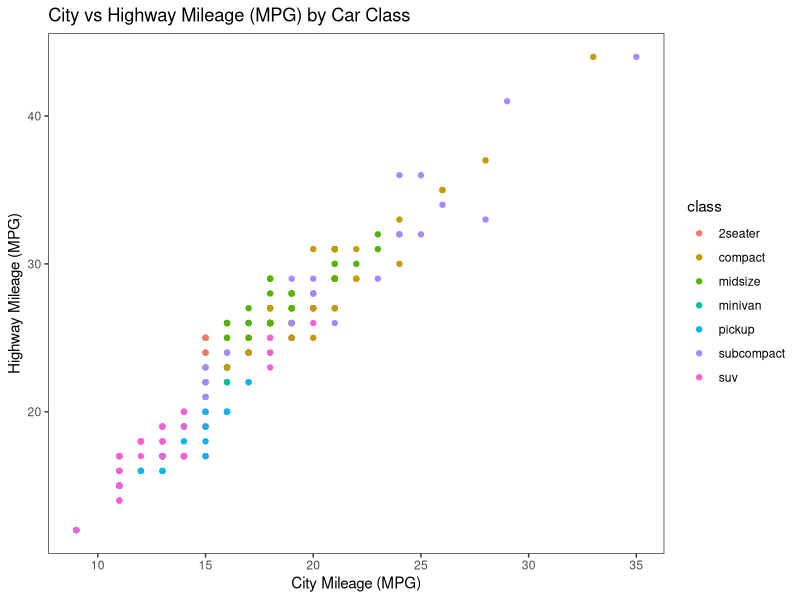
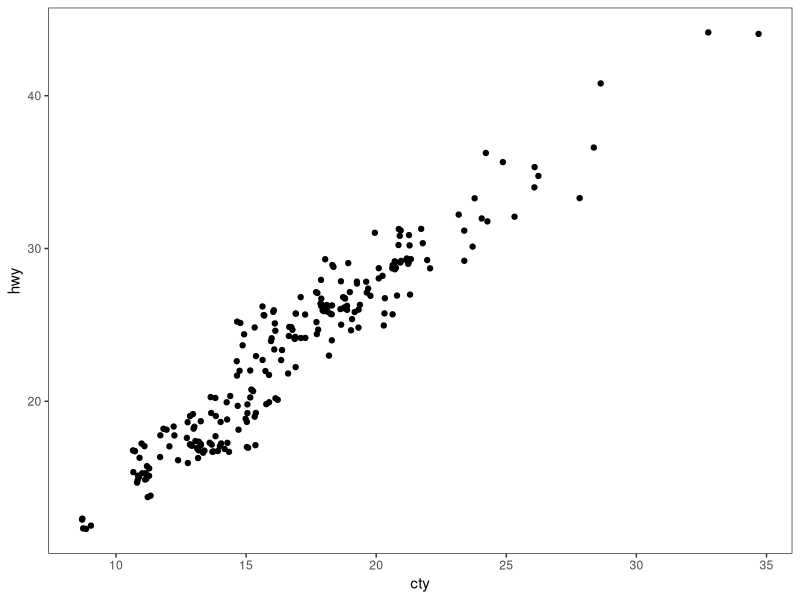
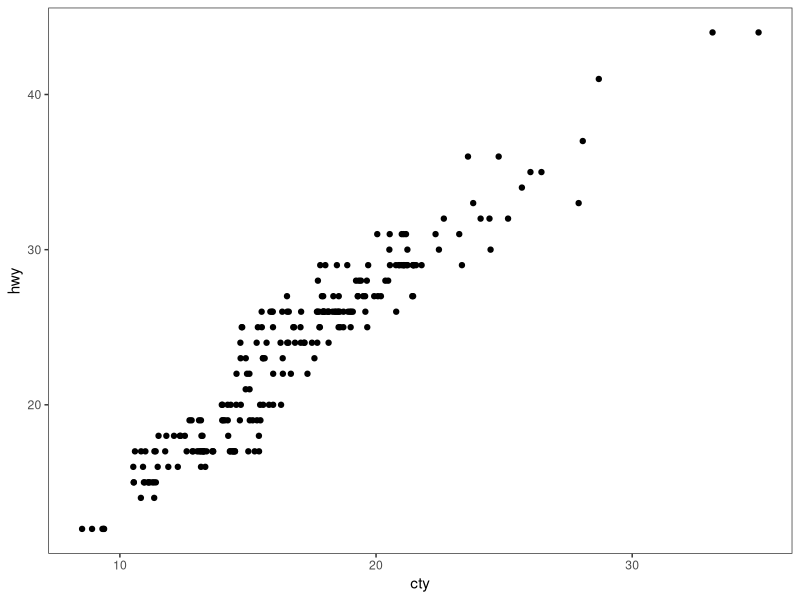
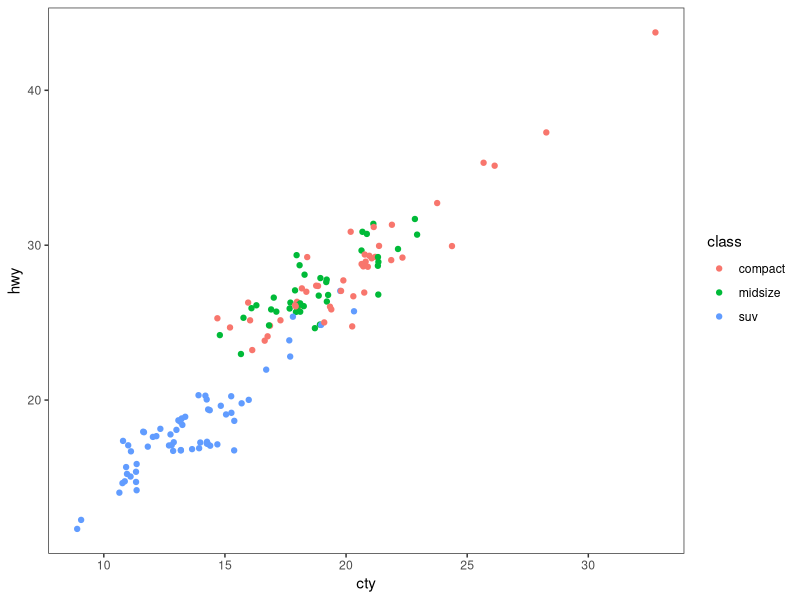
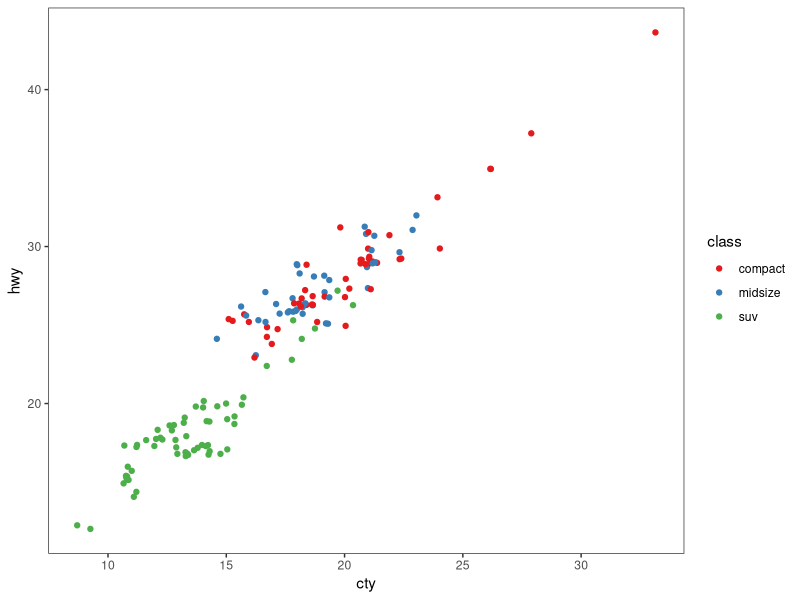
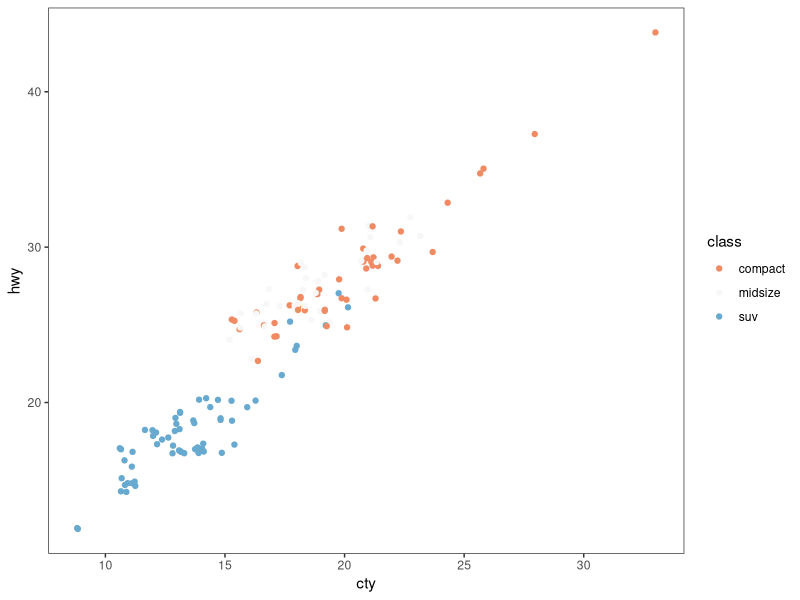
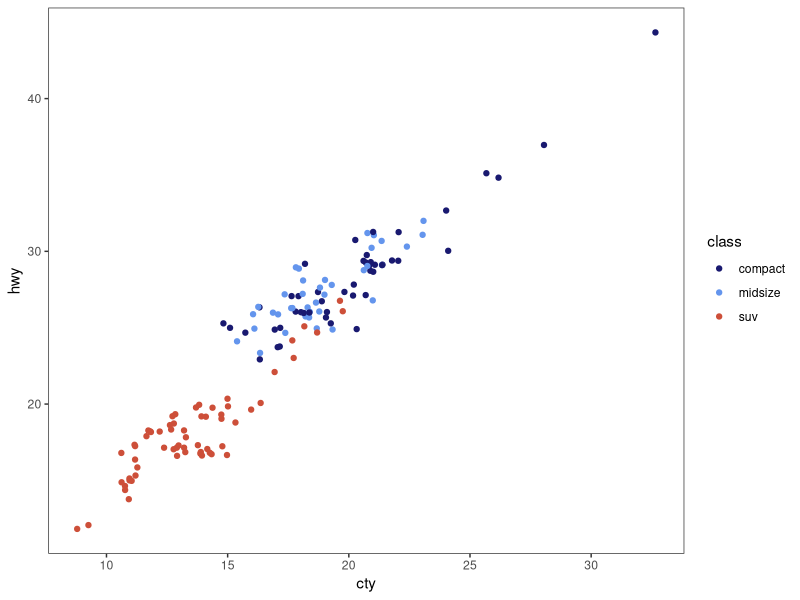
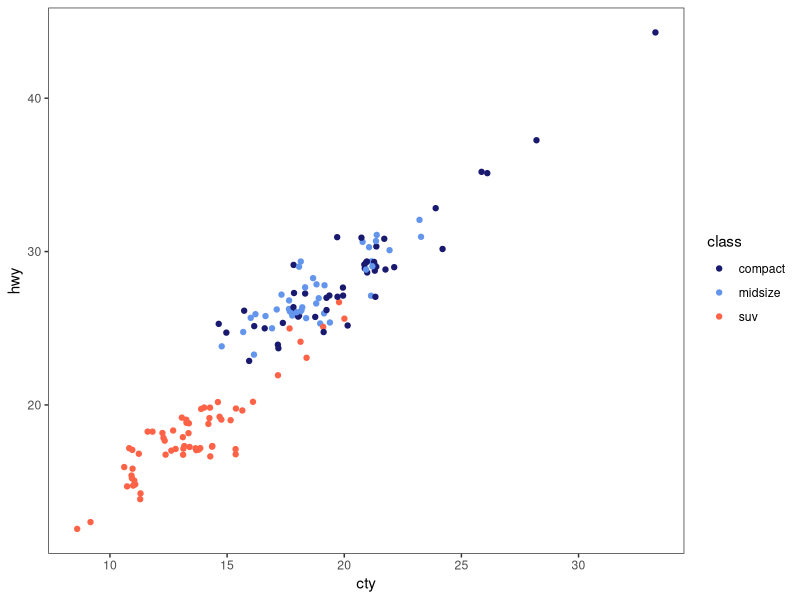

The R source for these figures, in order: (Note: this script raises an error after producing the figures.)
# ---------------------------------------------------------- #
#### MODULE 3: Plot even more data!                       ####               
# ---------------------------------------------------------- #

## OBJECTIVE:
# 1. To develop a "grammar of graphics".
# 2. To become comfortable using ggplot2 for exploratory data visualization.


# ---------------------------------------------------------- #
#### SET UP:                                              ####
# ---------------------------------------------------------- #
# REMINDER: In RStudio, open the Rproject for our course (UNCG_DataWrangling), 
# pull any changes from GitHub, and navigate to the branch you created for 
# yourself (just a single branch for the whole semester) in RStudio's Git tab.
# Open this week's assignment in this new branch to complete and submit on GitHub.
# Ideally, you'll commit your answers a bit at a time as you work through
# this assignment, rather than committing all at once at the end.

# Reminder of some helpful resources for graphing in R:
# ggplot Cookbook: http://www.cookbook-r.com/Graphs/
# Official ggplot2 Book: https://ggplot2-book.org/
# Themes in ggplot2: https://ggplot2-book.org/polishing.html#themes

# In ggplot2, aesthetic means “something you can see”. Each aesthetic is a
# mapping between a visual cue and a variable.
# Examples include:
# position (i.e., on the x and y axes)
# color (“outside” color)
# fill (“inside” color)
# shape (of points)
# line type
# size

# Each type of geometric object (geom) accepts only a subset of all aesthetics.
# Refer to the geom help pages to see what mappings each geom accepts. Aesthetic
# mappings are set with the aes() function.

# TASK: We will be using the ggplot2 package for graphing. Fortunately, ggplot2 
# is nested within the tidyverse package (along with many others).
# Start by writing code to load the tidyverse library.
# HINT: see the end of assignment #1 if you forgot how to load a package.


library(tidyverse)

# TASK: Write code below to set your theme to black and white and both your major
# AND minor gridlines to element_blank for all plots you'll be making today.
# HINT: Check back to last week's assignment section 1.9 for setting themes for
# all plots.

theme_set(theme_bw() + theme(panel.grid.major = element_blank(),
                             panel.grid.minor = element_blank()))

# ---------------------------------------------------------- #
#### 1.0 CORRELATION                                      ####
# ---------------------------------------------------------- #

# We learned how to make correlations last week, but it never hurts to get
# more practice! Let's start by using a data set built into ggplot2.
# The mpg dataset looks at the gas efficiency of different cars. Run the following
# code to load the data:
data(mpg, package = "ggplot2")

# TASK: Create a scatterplot (i.e., a dot plot) to relate city and highway mileage.
# Color the points by the class of car (class column) and label the x and y axis 
# to be more informative (City Mileage (MPG) vs Highway Mileage (MPG)).
# HINT: Refer back to last week's assignment or the ggplot help resources if you 
# forget how to make a scatterplot.

ggplot(mpg, aes(x = cty, y = hwy, color = class)) + 
  geom_point() +
  labs(x = "City Mileage (MPG)", y = "Highway Mileage (MPG)", title = "City vs Highway Mileage (MPG) by Car Class")

# Looks alright, but the graph may be hiding some information...
# QUESTION: How many data points are in the mpg dataframe?
##ANSWER: There are 234 data points in the mog dataframe.

# QUESTION: Approximately how many dots are in the graph you just made? How does
# that compare to the number of observations in the dataframe?
##ANSWER: There are 78 dots in the graph, this is less than the 234 observations in the dataset. 

# Try another correlation-focused geom that addresses this problem by running
# the following code:
ggplot(data=mpg, aes(x=cty, y=hwy)) + 
  geom_jitter()


# QUESTION: What happened when you created the plot with geom_jitter?
##ANSWER: It changes to a similar scatterplot, but without graphing cars by class and color and with all of the datapoints included. 

# QUESTION: Run the code to create a plot using geom_jitter a second time. Then run it
# again and again. What happens each time? Why is this happening?
##ANSWER: Each time i run the code, the datapoints shift slightly. This is because geom_jitter shifts individual points slightly so that all individual points are visible even those that have the same value. 

# TASK: The default in geom_jitter is to jitter (or slightly move) the points away
# from each other in both the x and y directions. Check the help file for geom_jitter
# and write code below to make a graph where you jitter points in only the x-dimension
# by 0.5.

ggplot(data=mpg, aes(x=cty, y=hwy)) + 
  geom_jitter(width = 0.5, height = 0)


# ---------------------------------------------------------- #
#### 1.1 DETOUR! COLORS, COLORS, COLORS                   ####
# ---------------------------------------------------------- #

# Our world is so colorful, and our graphs can be too! But we want to be mindful
# of our color choices to not only be beautiful, but also informative and accessible.

# TASK: Create a new dataframe that filters our mpg data down to only information
# for car classes compact, midsize, and suv using an %in% statement. Name your 
# new dataframe mpgSubset.
# HINT: Refer back to the Transform assignment if you want help with %in% (or 
# try googling!)

mpgSubset <- mpg %>% filter(class %in% c("compact", "midsize", "suv"))

# ggplot has lots of nice (and some not so nice) built-in color palettes that we 
# can use to fill our bars with color. Try running the following code:
ggplot(data=mpgSubset, aes(x=cty, y=hwy, color=class)) +
  geom_jitter()

# The code above supplies us with ggplot's default color palette, which I find not
# so pleasing. Let's try to change this!

# We can add a statement specifying the scale of colors we would prefer. One way
# to do this is to use other pre-set palettes from ggplot. Run the code below to 
# ask ggplot to use the color brewer's palette called Set 1.
ggplot(data=mpgSubset, aes(x=cty, y=hwy, color=class)) +
  geom_jitter() +
  scale_color_brewer(palette="Set1")

# Alternatively, we could use the "RdBu" palette:
ggplot(data=mpgSubset, aes(x=cty, y=hwy, color=class)) +
  geom_jitter() +
  scale_color_brewer(palette="RdBu")

# QUESTION: Investigate the color brewer's range of palettes at this website: 
# https://r-graph-gallery.com/38-rcolorbrewers-palettes.html
# What do you notice about the colors chosen from each of the palettes that we
# used above? (i.e., does it use the first three colors in the palette? The last
# three? Some other combination?)
##ANSWER: For the "Set1" color palette, it uses the first 3 colors. For the "RdBu" color palette, it uses a combination of colors in the "middle" of the palette, one on the red side (light orange), one white, and one on the blue side (light blue).

# We could also pick out EXACTLY which colors we want for our figure. 
# There are 4 main ways to specify colors in R:
### by name
### by number
### by Hex code
### with the rgb() function

# By Name: R allows you to call more than 600 colors by name! Run the following
# code to see a list:
colors()

# We can put in the colors we chose for each variable by adding the 
# scale_color_manual() function to our plot. Try it out by running the following
# code:
ggplot(data=mpgSubset, aes(x=cty, y=hwy, color=class)) +
  geom_jitter() +
  scale_color_manual(values=c('midnightblue', 'cornflowerblue', 'tomato3'))


# You can also chose colors by number, which are assigned in R.

# TASK: Copy and paste the code to make our scatterplot and replace the color names
# with three numbers of your choice (between 1 and 657). How does your new figure look?
# HINT: remember to remove the quotation marks when calling numbers.


# QUESTION: How do you think you could figure out which color name belongs to
# each color number?
# HINT: Try creating a dataframe from color() by passing it into the
# as.data.frame() function.


# You can also chose colors by Hex code. A Hex color code is a 6-symbol code made
# of up to three 2-symbol elements (6 symbols in length all together). Each of 
# the 2-symbol elements represents a color value in the Red-Green-Blue (RGB) color
# scale from 0 to 255. Hex codes are written with a # in front of them. Let's try
# out calling our colors using hex code.
ggplot(data=mpgSubset, aes(x=cty, y=hwy, color=class)) +
  geom_jitter() +
  scale_color_manual(values=c('#191970', '#6495ED', '#FF6347'))

# There are two great things about hex codes. First, you can call ANY color you 
# want with a hex code. That is, you're not limited to the 657 colors that are
# in ggplot. By specifying the color by hex code, you can pick literally anything!

# TASK: Google the search term "color picker". This should bring up google's color
# picker (in addition to a billion other color picking websites). Use this color
# picker to generate the hex codes for three new colors of your choice. Then copy
# and paste the above code, replacing the hex codes with your color choices.
ggplot(data=mpgSubset, aes(x=cty, y=hwy, color=class)) +
  geom_jitter() +
  scale_color_manual(values=c('#f274ab', '#c4a2f5', '#a2c0f5'))

# The second great thing about hex codes is that you can control the transparency
# of your colors. Transparency is set in a hex code by adding two extra symbols
# to the end, which together make up the "alpha" element. Adding 00 to the end 
# of your hex code will make your color completely transparent, while adding FF 
# to the end will make it completely opaque. Any number/letters in-between will 
# result in partial transparency. You can find a complete list of transparencies
# between 0-100% here: https://gist.github.com/lopspower/03fb1cc0ac9f32ef38f4

# TASK: Try out transparency by copying and pasting your graph code below and
# adding the alpha element to the end of each of your hex codes to make your
# first color 0% transparent, your second color 50% transparent, and your third
# color 100% transparent.

ggplot(data=mpgSubset, aes(x=cty, y=hwy, color=class)) +
  geom_jitter() +
  scale_color_manual(values=c('#f274abFF', '#c4a2f580', '#a2c0f500'))

# QUESTION: What happened to the point that you set to 100% transparent?
##ANSWER: The points are not visible on the graph. 

# Finally, we can set our colors using the rgb() function. This operates very
# similarly to the hex code, where you can pick exactly the color and transparency
# you want. Try it out by running the following code:
ggplot(data=mpgSubset, aes(x=cty, y=hwy, color=class)) +
  geom_jitter() +
  scale_color_manual(values=c(rgb(.10, .10, .44, 1), rgb(.39, .58, .93, 1), rgb(1.0, .39, .28, 1)))

# TASK: Modify the above code to make all of your points 50% transparent.

ggplot(data=mpgSubset, aes(x=cty, y=hwy, color=class)) +
  geom_jitter() +
  scale_color_manual(values=c(rgb(.10, .10, .44, 0.5), rgb(.39, .58, .93, 0.5), rgb(1.0, .39, .28, 0.5)))

# There are so many inventive and artistic people in the world who have expanded
# the offerings for colors in ggplot. Check out some notable ones listed below
# when choosing colors for this assignment.
### Color-blind friendly palettes: https://github.com/JLSteenwyk/ggpubfigs
### Color palettes from vintage National Parks posters: https://github.com/katiejolly/nationalparkcolors
### Color palettes based on Wes Anderson movies: https://github.com/karthik/wesanderson
### Color palettes from famous Dutch paintings: https://github.com/EdwinTh/dutchmasters


# ---------------------------------------------------------- #
#### 1.2 DETOUR! LEGENDS                                  ####
# ---------------------------------------------------------- #

# When you specify colors in your ggplot code, R throws in a bonus legend for free!
# However, this legend is often not as clear or visually appealing as we might 
# prefer. But as with all geometric objects in ggplot, legends can be easily altered.

# Run the following code to create a scatter plot. Feel free to modify the colors
# as you prefer!
ggplot(data=mpgSubset, aes(x=cty, y=hwy, color=class)) +
  geom_jitter() +
  scale_color_manual(values=c('#f274ab', '#73faff', '#ffd663'))

# QUESTION: Where did ggplot get the legend title and values from?
##ANSWER: It got it from the names of the columns used for the aesthetic values. 

# We could change the title and values in our legend by altering the dataframe
# we are passing into ggplot. But that seems a bit drastic. Instead, we can 
# lean on the same code that specifies our color picks to alter the legend text.
# Try it out by running the following code:
ggplot(data=mpgSubset, aes(x=cty, y=hwy, color=class)) + 
  # Creates a plot from the mpgSubset dataset and assigns cit and hwy to 
  # the x and y values and class to color.
  geom_jitter() + 
  # Creates a scatterplot with the jitter function that adds variation to the
  # points, preventing overlap. 
  scale_color_manual(values=c('#FCBA03', '#380754', '#496916'),
                     # Assigns tolors to the classes of cars in the dataset. 
                     name='Class of Car', 
                     # Names the plot legend for class.
                     breaks=c('suv', 'midsize', 'compact'), 
                     # Picks the data values from the class column and
                     # determines their display order.
                     labels=c('SUV', 'Midsize', 'Compact'))
                    # Assigns labels to the classes in the legend. 
                    

# TASK: Label each line of the code above with what it is doing.
# HINT: Check the scale_color_manual help file or ggplot Cookbook for more info.


# IMPORTANT: It is important to pay attention to the order you provide ggplot with 
# your color choices and legend labels! Try running the following code:
ggplot(data=mpgSubset, aes(x=cty, y=hwy, color=class)) + 
  geom_jitter() + 
  scale_color_manual(values=c('#FCBA03', '#380754', '#496916'), 
                     name='Class of Car', 
                     breaks=c('suv', 'midsize', 'compact'), 
                     labels=c('Compact', 'SUV', 'Midsize')) 


# QUESTION: What is wrong with the code above? Why is it so important to be
# careful with the order you pass information into ggplot?
##ANSWER: The code above has a different order for the classes and their respective labels (ie. suv = Compact, midsoze = SUV, compact = Midsize in the legend). It's important to check the order of your code to make sure that it is labelled correctly.

# While changing the legend text and factor order takes place in the scale_color_manual
# step, moving the legend around on the graph page is part of the graph theme. We
# can try this out using the code below:
ggplot(data=mpgSubset, aes(x=cty, y=hwy, color=class)) + 
  geom_jitter() + 
  theme(legend.position='top')


# TASK: Modify the code above to have the legend display along the bottom of
# the figure.
ggplot(data=mpgSubset, aes(x=cty, y=hwy, color=class)) + 
  geom_jitter() + 
  theme(legend.position='bottom')

# We can also have the legend located within the area of the graph itself! We can 
# do this by specifying the coordinates for where the legend should go within the
# graph axes. First we set the legend position and then we set the anchoring 
# position by justifying the legend.
### bottom left: 0,0
### bottom right: 1,0
### top left: 0,1
### top right: 1,1

# Try it out by running the following code:
ggplot(data=mpgSubset, aes(x=cty, y=hwy, color=class)) + 
  geom_jitter() + 
  theme(legend.position=c(1,0), legend.justification=c(1,0))

# QUESTION: What happens if you don't include the code for legend justification
# above?
ggplot(data=mpgSubset, aes(x=cty, y=hwy, color=class)) + 
  geom_jitter()

##ANSWER: The legend appears on the right side of the graph, making the graph narrow and more difficult to interpret. 

# TASK: Copy and paste the code from above. Modify it to place the legend in the
# upper left part of the graph.

ggplot(data=mpgSubset, aes(x=cty, y=hwy, color=class)) + 
  geom_jitter() + 
  theme(legend.position=c(0,1), legend.justification=c(0,1))

# Finally, we might want to remove the legend altogether! We would do so by
# modifying the theme as well. 

# TASK: Check the ggplot cookbook to find the legends section. Read what it says 
# about removing the legend. Then copy and paste the graph code from above. Modify
# the code to remove the legend.

ggplot(data=mpgSubset, aes(x=cty, y=hwy, color=class)) + 
  geom_jitter() + 
  theme(legend.position = "none")


# ---------------------------------------------------------- #
#### 2.0 DEVIATION                                        ####
# ---------------------------------------------------------- #

# Used to compare variation in values between small number of items (or categories) 
# with respect to a fixed reference.

# Whether the graphical type is a deviation graph or a composition graph (or a 
# ranking graph) may depend on the underlying data structure.

# We used geom_bar() last week with factor data to create a bar graph. But
# geom_bar() is a bit tricky because it can make EITHER a bar graph or a histogram
# depending on the data you give it. The default of geom_bar() is to set stat to 
# count so if you give it just a continuous x value, it will make a histogram. Try
# it with the following code:
ggplot(data=mpg, aes(x=hwy)) + 
  geom_bar()

# In order to have the geom create bars and not a histogram, you must:
# 1) Set stat = identity
# 2) Provide both an x and a y inside the aes(), where x is either a character 
# or factor and y is numeric.

# TASK: Create a dataframe of summary statistics for the mpg data, calculating the
# mean, standard deviation, and standard error for highway mpg grouping by class.
# Name the resulting dataframe highwayMPG and your new variables hwy_mean, hwy_sd,
# and hwy_se.
# HINT: Look back at the Transform assignment if you forget how to summarize the
# data. Also recall, standard error = 1.96*standard deviation.

highwayMPG <- mpg %>% group_by(class) %>% 
  summarize(hwy_mean = mean(hwy), hwy_sd = sd(hwy), hwy_se = 1.96 * hwy_sd) %>% ungroup()

# TASK: Create a bar graph showing the average highway MPG on the y-axis and 
# car class on the x-axis. Fill the bars by class. Add in error bar caps that are 20%
# the width pf the bars.
# HINT: Don't forget to change stat from the default in your geom_bar() statement!

ggplot(highwayMPG, aes(x = class, y = hwy_mean, fill = class)) +
         geom_col() +
         geom_errorbar(aes(ymin = hwy_mean - hwy_se,
                           ymax = hwy_mean + hwy_se), width = 0.2) 

# ---------------------------------------------------------- #
#### 2.1 DETOUR! COLORS AND LEGENDS, AGAIN                ####
# ---------------------------------------------------------- #

# Recall that some geometric elements require fills instead of (or sometimes in
# addition to) colors.

# TASK: Create a bar graph with the mpg summary stats with the following parameters:
# (1) Black bar outline
# (2) Bars filled with the color brewer palette "Dark2" using the scale_fill_manual
#     statement
# (3) No legend
# (4) Informative x- and y-axis labels. 
# HINT: Carefully consider whether your color and/or fill should go within an aes() 
# statement, the scale_fill_manual or scale_color_manual statements, or neither.
# If in doubt, try a bunch of ways until it looks how we want it. And consult 
# your helpful ggplot resources on the web.

ggplot(highwayMPG, aes(x = class, y = hwy_mean, fill = class)) +
  geom_col(color = "black") + 
  scale_fill_brewer(palette="Dark2") +
  theme(legend.position = "none") +
  labs(x = "Car Class", y = "Average Highway MPG")

# ---------------------------------------------------------- #
#### 2.2 DETOUR! AXIS MODIFICATIONS                       ####
# ---------------------------------------------------------- #

# Run the following code, feeling free to modify colors as you prefer:
ggplot(data=highwayMPG, aes(x=class, y=hwy_mean, fill=class)) +
  geom_bar(stat='identity') 

# QUESTION: Where is ggplot getting the x-axis tick labels from?
##ANSWER: It is getting the x axis labels from the class column.

# Often our tick labels are not the best. We can modify them to be more informative
# or visually appealing by directly modifying the dataframe, but again this feels
# a bit extreme. Instead, we can directly modify the scale of the axis. For axes
# that deal with categories, we are setting the discrete scale. Try it out by
# running the following code:
ggplot(data=highwayMPG, aes(x=class, y=hwy_mean, fill=class)) +
  geom_bar(stat='identity') +
  scale_x_discrete(labels=c('sport', 'compact', 'midsize', 'minivan', 'pickup', 'subcompact', 'SUV'))

# We can also change the scale of the continuous axes, including how large they are
# and where the tick marks fall as follows:
ggplot(data=highwayMPG, aes(x=class, y=hwy_mean, fill=class)) +
  geom_bar(stat='identity') +
  scale_y_continuous(breaks=seq(0, 50, 10)) +
  coord_cartesian(ylim=c(0,50))

# QUESTION: Try running the code above without the coord_cartesian() statement. 
# What is surprising about the resulting graph? Based on this result, what do you
# think the coord_cartesian() statement does?
ggplot(data=highwayMPG, aes(x=class, y=hwy_mean, fill=class)) +
  geom_bar(stat='identity') +
  scale_y_continuous(breaks=seq(0, 50, 10)) 

##ANSWER: I think coord_cartesian() sets the visual range of the plot.

# We can also add a statement into the scale discrete or continuous statements
# to name our axes, rather than putting in a whole separate step of xlab() or ylab().
# Try it out with the following code:
ggplot(data=highwayMPG, aes(x=class, y=hwy_mean, fill=class)) +
  geom_bar(stat='identity') +
  scale_x_discrete(name='Class of Car') +
  scale_y_continuous(name='Mean Highway MPG')


# Finally, we can flip our axes easily in ggplot as follows:
ggplot(data=highwayMPG, aes(x=class, y=hwy_mean, fill=class)) +
  geom_bar(stat='identity') +
  coord_flip()


# TASK: Let's put it all together. Make a graph of the mpg summary stats with the
# following specifications:
# (1) color by class of car using a color scheme of your choice (not the default)
# (2) plot the class of car on the x-axis and the highway MPG on the y axis
# (3) include better names for the x- and y-axis titles
# (4) include better names for the car classes
# (5) set the scale of the highway mpg to run from 0 to 30 with breaks every 5 
# (6) flip your axes
# (7) remove the legend

ggplot(highwayMPG, aes(x = class, y = hwy_mean, fill = class)) +
  geom_bar(stat = 'identity') +
  scale_fill_brewer(palette = "Set3") +
  labs(x = "Car Class", y = "Average Highway MPG") +
  scale_x_discrete(labels=c('Sport', 'Compact', 'Midsize', 'Minivan', 'Pickup', 'Subcompact', 'SUV')) +
  scale_y_continuous(limits = c(0, 30), breaks = seq(0, 30, 5)) +
  coord_flip() +
  theme(legend.position = "none")


# ---------------------------------------------------------- #
#### 3.0 RANKING                                          ####
# ---------------------------------------------------------- #
# Used to compare the position or performance of multiple items with respect to 
# each other. Actual values matters somewhat less than the ranking.

# TASK: Create a dataframe of summary statistics for the mpg data, calculating the
# mean, standard deviation, and standard error for CITY mpg grouping by class.
# Name the resulting dataframe cityMPG and your new variables city_mean, city_sd,
# and city_se.
# HINT: Look back at the Transform assignment if you forget how to summarize the
# data. Also, standard error = 1.96*standard deviation.

cityMPG <- mpg %>% group_by(class) %>% 
  summarize(city_mean = mean(cty), city_sd = sd(cty), city_se = 1.96 * sd(cty)) %>% ungroup()
  
# Now we want to plot our data in order from smallest to largest city MPG to get
# a ranking. To do so, we need to use the reorder() function to rearrange the data
# going into our x-axis.
ggplot(cityMPG, aes(x=reorder(class, city_mean), y=city_mean)) + 
  geom_bar(stat="identity")

# TASK: Recreate the above ranking figure to include the following:
# (1) class of car on the x-axis with informative axis and tick labels
# (2) MPG ordered from highest to lowest (hint: try google if you're unsure)
# (3) bars with dary grey outlines and filled by class with your favorite color scheme
# (4) error bars with end caps 30% the width of the bars
# (5) y-axis from 0 to 30 with tick marks every 5
# (6) no legend.

ggplot(cityMPG, aes(x=reorder(class, -city_mean), y=city_mean, fill = class)) + 
  scale_y_continuous(limits = c(0, 30), breaks = seq(0, 30, 5)) +
  scale_x_discrete(labels=c('Subcompact', 'Compact', 'Midsize', 'Minivan', 'Sport', 'SUV', 'Pickup')) +
  geom_col(color = "darkgrey") +
  scale_fill_brewer(palette = "Set3") +
  geom_errorbar(aes(ymin = city_mean - city_se, ymax = city_mean + city_se), width = 0.3) +
  theme(legend.position = "none") +
  labs(x = "Car Class", y = "Average City MPG")

# ---------------------------------------------------------- #
#### 4.0 DISTRIBUTION                                     ####
# ---------------------------------------------------------- #
# When you have lots and lots of data points and want to study where and how the
# data points are distributed.

# Histograms can be accomplished with either geom_bar() or geom_histogram()
ggplot(mpg, aes(hwy)) + 
  geom_histogram()

# TASK: Recreate the graph above, but using geom_bar() instead
ggplot(mpg, aes(hwy)) +
  geom_bar()

# TASK: Try making a histogram with the categorical variable 'manufacturer'.
# What error message do you get?
ggplot(mpg, aes(manufacturer)) + 
  geom_histogram()
  #"Error in `geom_histogram()`: ! Problem while computing stat. ℹ Error occurred in the 1st layer.Caused by error in `setup_params()`: ! `stat_bin()` requires a continuous x aesthetic. ✖ the x aesthetic is discrete. ℹ Perhaps you want `stat="count"`?"


# QUESTION: What happens when you follow the advice of the error message and 
# make stat='count'?
ggplot(mpg, aes(manufacturer)) + 
  geom_histogram(stat="count")
#ANSWER: It succesfully made the histogram with the correct x axis. 

# TASK: Make a boxplot comparing the distribution of cty (city mileage) for
# each class of car.
# HINT: Look back to last week if you forget how to make a boxplot.
ggplot(mpg, aes(x = class, y = cty)) +
  geom_boxplot()

# We can also make a different type of distribution, a violin plot using the 
# geom_violin statement as follows:
ggplot(mpg, aes(x=class, y=cty)) + 
  geom_violin()

# QUESTION: What does a violin plot show? Check google if you're unsure.
#ANSWER: The violin plot shows the distributions of the numeric data using density curves (similar to a box plot, but with density curves).

# ---------------------------------------------------------- #
#### 5.0 COMPOSITION                                      ####
# ---------------------------------------------------------- #
# Bar charts and pie charts are classic ways of showing composition of a dataset.

# TASK: Let's get some data for this task by determining the number of cars from 
# each car manufacturer in our mpg dataframe. We can do this as follows:
manufacturerFreq <- mpg %>% 
  group_by(manufacturer) %>% 
  summarize(frequency=length(manufacturer)) %>% 
  ungroup()

# TASK: Make a bar graph of the number of cars (frequency) by manufacturer using
# the dataframe we created above.


# We can switch the bar chart you created above into a pie chart simply by changing
# the coordinate system through a series of steps as follows:

ggplot(manufacturerFreq, aes(x=manufacturer, y=frequency)) +
  geom_bar(stat="identity") +
  coord_polar()

ggplot(manufacturerFreq, aes(x=manufacturer, y=frequency, fill=manufacturer)) +
  geom_bar(stat="identity") +
  coord_polar()

ggplot(manufacturerFreq, aes(x="", y=frequency, fill=manufacturer)) +
  geom_bar(stat="identity", width=1) +
  coord_polar()

ggplot(manufacturerFreq, aes(x="", y=frequency, fill=manufacturer)) +
  geom_bar(stat="identity", width=1) +
  coord_polar(theta="y")

ggplot(manufacturerFreq, aes(x="", y=frequency, fill=manufacturer)) +
  geom_bar(stat="identity", width=1) +
  coord_polar(theta="y", start=0) +
  theme_void() +
  theme(legend.title = element_text(size = 12.5), 
        legend.text  = element_text(size = 8.5),
        legend.key.size = unit(.75, "lines"))

# TASK: Annotate the code below to describe what each line does:
ggplot(manufacturerFreq, aes(x="", y=frequency, fill=manufacturer)) +
  geom_bar(stat="identity", width=1) +
  coord_polar(theta="y", start=0) +
  theme_void() +
  theme(legend.title = element_text(size = 12.5), 
        legend.text  = element_text(size = 8.5),
        legend.key.size = unit(.75, "lines"))


# ---------------------------------------------------------- #
#### 6.0 CHANGE                                           ####
# ---------------------------------------------------------- #

# Time series are often best visualized with line graphs. Let's try this out
# with some new data:
data("economics")

# TASK: Use the economics dataset to plot the number of people who are unemployed
# over time (unemploy vs date). Make a scatterplot, then connect the points with 
# lines using geom_line().
# HINT: use ?economics to get more information about this dataset.




# ---------------------------------------------------------- #
#### GROUPS AND MAPS                                      ####
# ---------------------------------------------------------- #

# Let's save these for group project options, this assignment is really long!









# REMEMBER: Save and push your script when you're done with this assignment!
